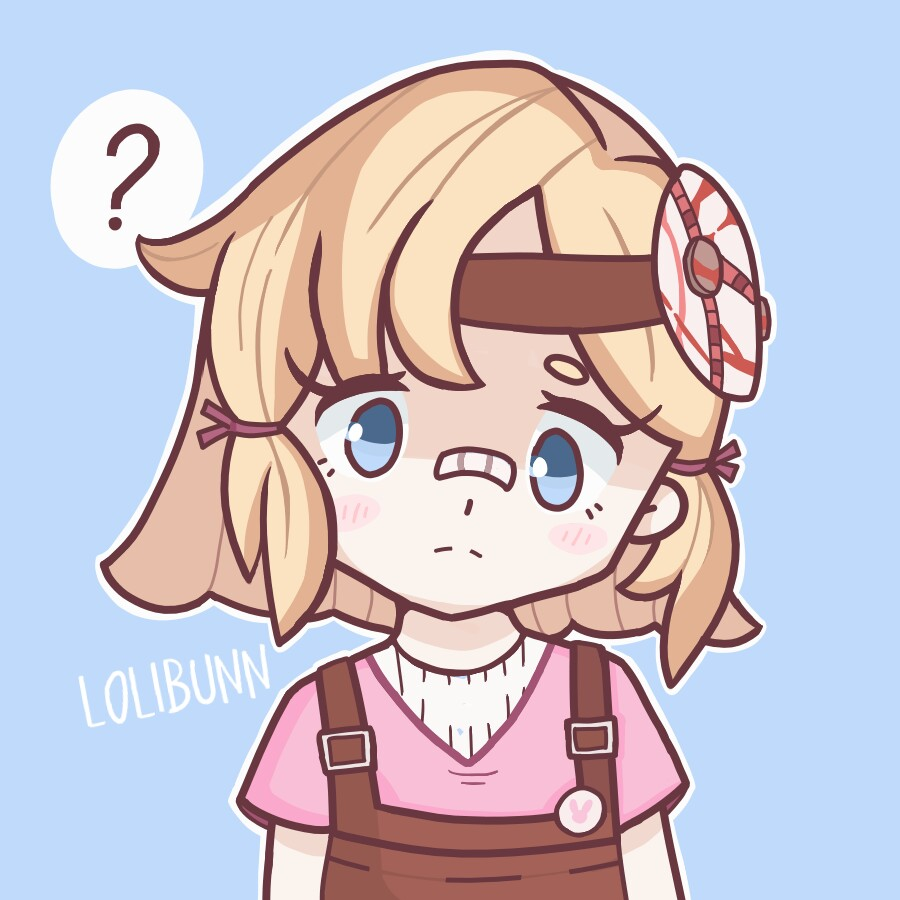
#> input picture TinyTina.jpg, 900 x 900 px
$ python get_lines.py
#> lines starting #> are read from the running program, lines starting #| are printed output that depends on the picture; after the words box and inside, x2 and y2 are one past the last pixel; in counts of white or black regions, pixels touching at a corner belong together
import cv2
import numpy as np

def get_lines(path):
#> called with path = './TinyTina.jpg'
    img = cv2.imread(path, 0)
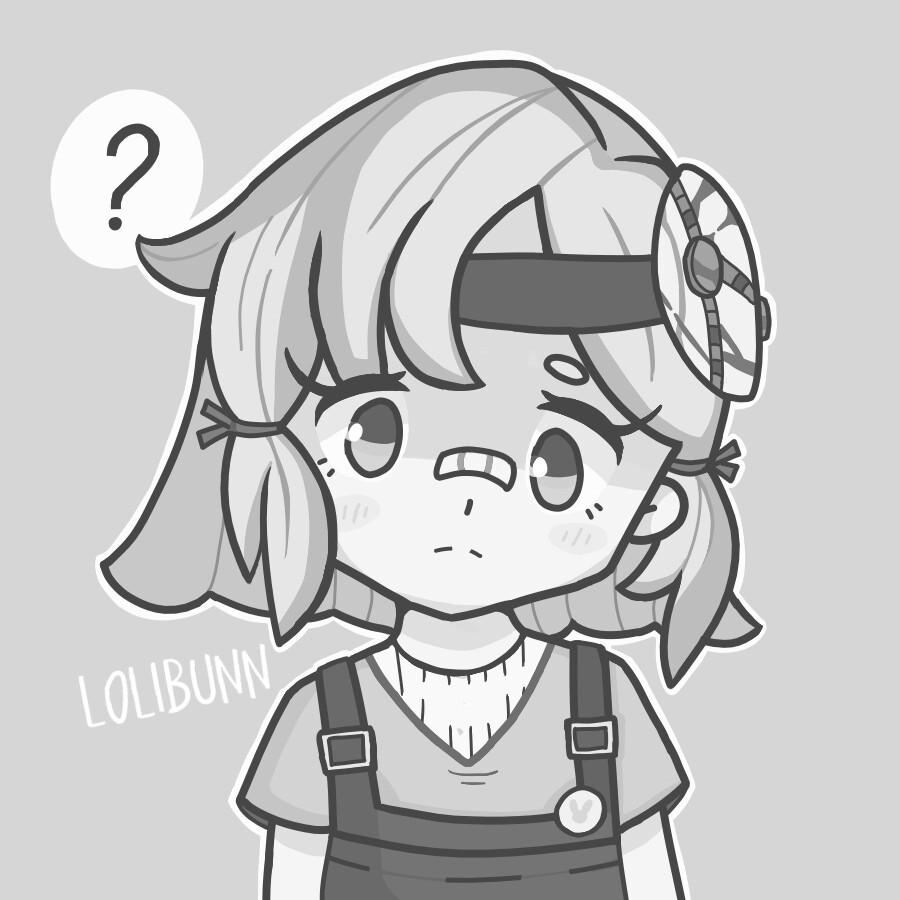
#> img: shape (900, 900); min 55, max 255, mean 197.2

    dst = cv2.GaussianBlur(img,(5,5),3.0)

    edges = cv2.Canny(dst, 100, 255)
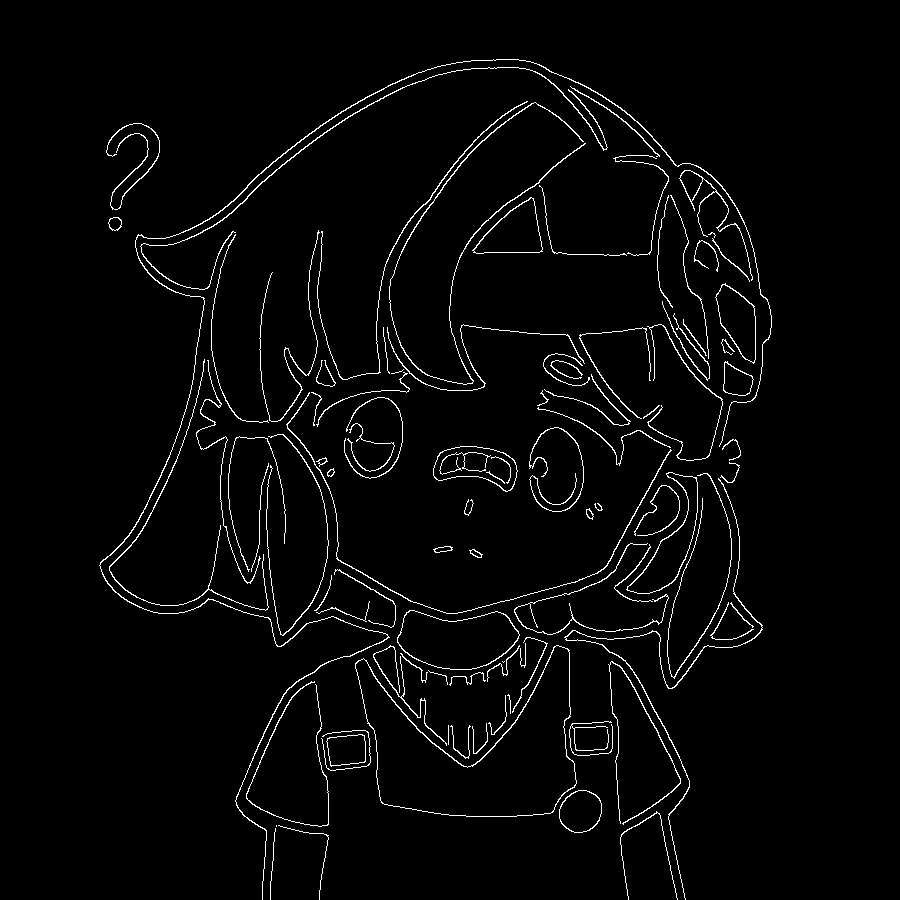
#> edges: shape (900, 900); 2.7% white in thin lines or dots, all inside (x1, y1, x2, y2) = (99, 59, 772, 900)

    h, w = img.shape
#> h = 900; w = 900

    contours, _ = cv2.findContours(edges, cv2.RETR_EXTERNAL, cv2.CHAIN_APPROX_SIMPLE)
#> contours = 92 contours, 35 with area under 20; largest, box (x1, y1, x2, y2) and area: (355, 645, 577, 817) 18800, (397, 610, 520, 670) 5282, (626, 472, 698, 594) 2768, (433, 446, 518, 492) 2464, (472, 197, 543, 254) 2260

    # [6 lines of commented-out code are left out]

    init_cont = contours[0][0][0]
#> init_cont = [275, 828]

    if (w - init_cont[1]) > (h - init_cont[1]):
        start = (init_cont[0], w)
    else:
        start = (h, init_cont[1])
#> start = (900, 828)


    lines = []
    for contour in contours:
        for i in range(0, contour.shape[0]):
            end = tuple(contour[i][0])
            lines.append((start, end))
            start = end
#> this loop made 92 passes
#> contour on passes 3, 9, 18: [[276, 825], [276, 826]], [[448, 725], [448, 744]], [[502, 661], [503, 662], [504, 661], [503, 662]]
#> after the loop, lines = 15619 items


    canvas = np.zeros_like(img)

    for line in lines:
        cv2.line(canvas, line[0], line[1], (255, 255, 255), thickness=1)
#> this loop made 15619 passes
#> line on passes 1 to 3: ((900, 828), (275, 828)), ((275, 828), (275, 831)), ((275, 831), (274, 832))
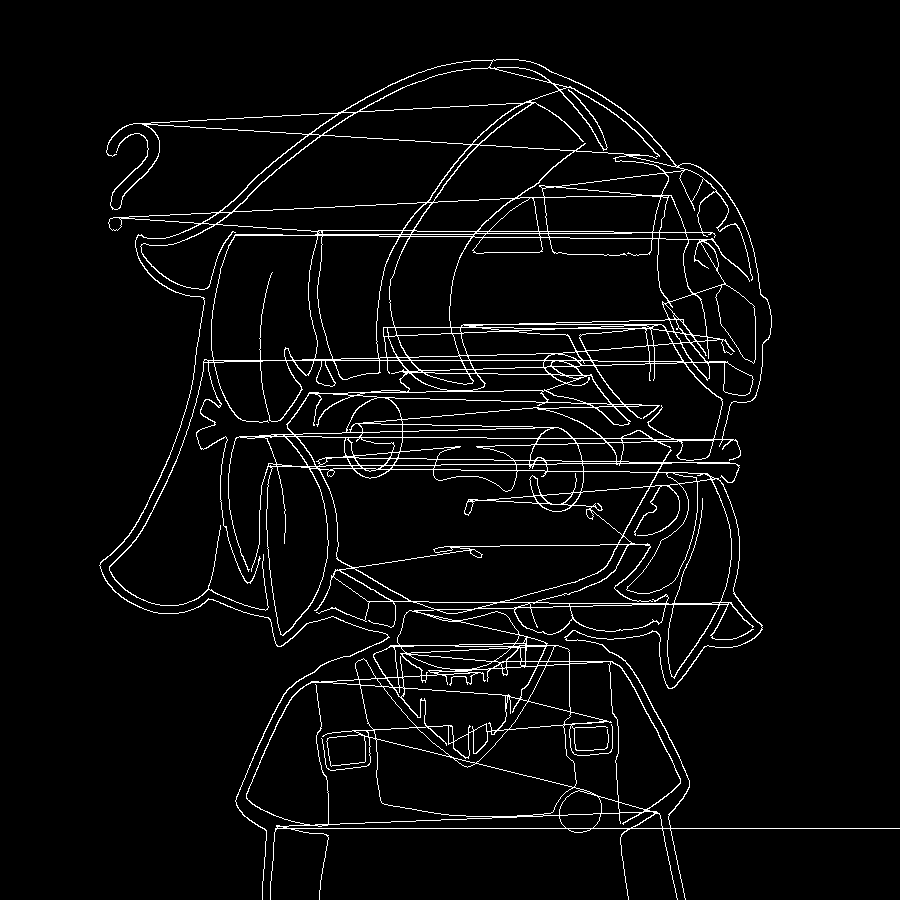
#> canvas: shape (900, 900); 4.2% white in thin lines or dots, all inside (x1, y1, x2, y2) = (99, 59, 900, 900)

    # 保存图片
    cv2.imwrite("output.jpg", canvas)

    return lines, h, w

get_lines("./TinyTina.jpg")
